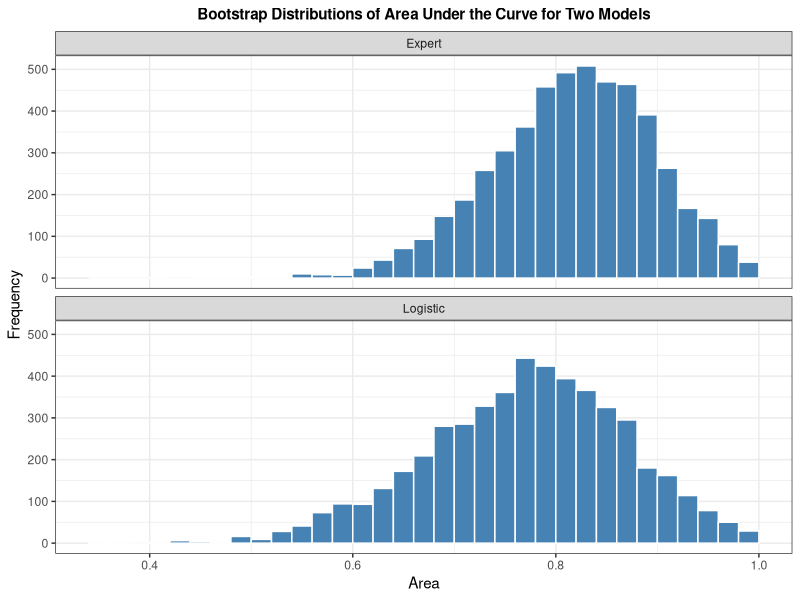
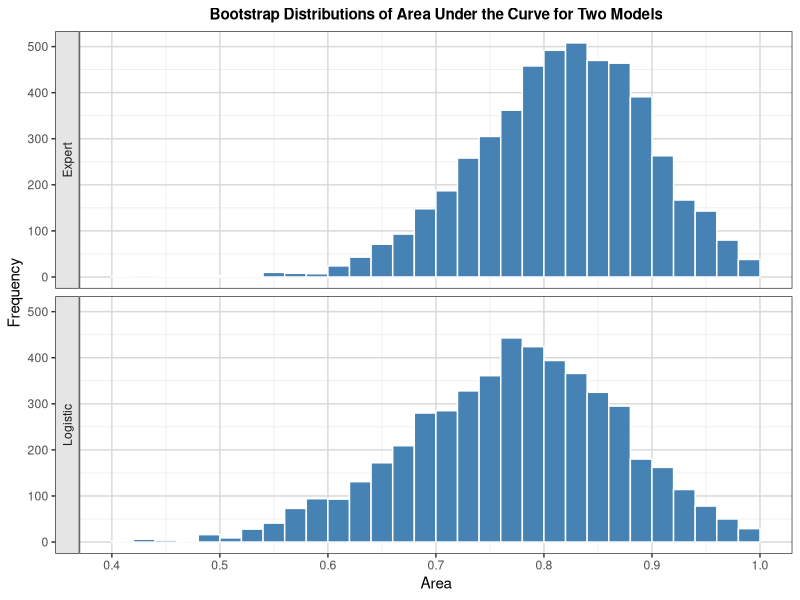

R code for these plots, in order:
# P097 Bootstrap ROC - R translation (attempt 2)
out <- Sys.getenv("OUT_DIR")
if (out == "") out <- getwd()
if (!dir.exists(out)) dir.create(out, recursive = TRUE, showWarnings = FALSE)
suppressPackageStartupMessages(library(ggplot2))

round_half_up <- function(x, digits = 0) {
  posneg <- sign(x); z <- abs(x) * 10^digits
  z <- floor(z + 0.5 + 1e-9)
  posneg * z / 10^digits
}
f3 <- function(x) sprintf("%.3f", round_half_up(x, 3))
f4 <- function(x) sprintf("%.4f", round_half_up(x, 4))
f1 <- function(x) sprintf("%.1f", round_half_up(x, 1))

cat("Building roc data...\n")
alb <- c(3.0,3.2,3.9,2.8, 3.2,0.9,2.5,1.6, 3.8,3.7,3.2,3.8, 4.1,3.6,4.3,3.6,
         2.3,4.2,4.0,3.5, 3.8,3.0,4.5,3.7, 3.1,4.1,4.3,4.3, 3.2,2.6,3.3,1.7,
         3.7,3.3,4.2,3.5, 2.9,2.1,2.8,4.0, 3.3,3.7,3.6)
tp  <- c(5.8,6.3,6.8,4.8, 5.8,4.0,5.7,5.6, 5.7,6.7,5.4,6.6, 6.6,5.7,7.0,6.7,
         4.4,7.6,6.6,5.8, 6.8,4.7,7.4,7.4, 6.6,8.2,7.0,6.5, 5.1,4.7,6.8,4.0,
         6.1,6.3,7.7,6.2, 5.7,4.8,6.2,7.0, 5.7,6.9,6.6)
tot_raw <- c(10,5,3,6, 3,5,8,5, 5,6,4,6, 5,5,4,4, 6,4,6,6, 7,8,5,5, 6,6,5,4,
             5,6,6,7, 5,7,6,5, 9,7,8,7, 6,5,5)
popind <- c(0,1,1,0, 1,0,0,1, 1,1,1,1, 1,1,1,0, 1,0,0,1, 1,0,1,1, 1,1,1,1,
            1,1,0,0, 1,1,1,1, 0,1,0,1, 1,1,1)
totscore <- 10 - tot_raw
roc <- data.frame(alb=alb, tp=tp, totscore=totscore, popind=popind)
n <- nrow(roc)
y01_init <- as.integer(roc$popind==0)
n1 <- sum(y01_init==1); n0 <- sum(y01_init==0)

cat("Fitting logistic model...\n")
fit <- glm(I(popind==0) ~ alb + tp + totscore, data=roc, family=binomial(link="logit"))
summ <- summary(fit)
est <- coef(fit); se <- summ$coefficients[,"Std. Error"]
wald_par <- (est/se)^2; p_par <- 1 - pchisq(wald_par, 1)
ll1 <- as.numeric(logLik(fit)); k1 <- length(est)
neg2ll1 <- -2*ll1; aic1 <- neg2ll1 + 2*k1; sc1 <- neg2ll1 + k1*log(n)
# intercept only
pbar <- n1/n
ll0 <- n1*log(pbar) + n0*log(1-pbar)
neg2ll0 <- -2*ll0; aic0 <- neg2ll0 + 2*1; sc0 <- neg2ll0 + 1*log(n)
# R-square
LRchi <- neg2ll0 - neg2ll1
Rsq <- 1 - exp(-LRchi/n)
maxRsq_denom <- 1 - exp(2*ll0/n)
maxRsq <- Rsq / maxRsq_denom
p_LR <- 1 - pchisq(LRchi, 3)
# Score test (null p0)
X2 <- cbind(roc$alb, roc$tp, roc$totscore)
w0 <- pbar*(1-pbar)
U2 <- t(X2) %*% (y01_init - pbar)  # 3x1
S22 <- w0 * (t(X2) %*% X2 - (t(X2) %*% matrix(1,n,1)) %*% (matrix(1,1,n) %*% X2)/n)
ScoreChi <- as.numeric(t(U2) %*% solve(S22) %*% U2)
p_Score <- 1 - pchisq(ScoreChi, 3)
# Wald global (slopes only)
b <- est[-1]; V <- vcov(fit)[-1,-1]
WaldChi <- as.numeric(t(b) %*% solve(V) %*% b)
p_Wald <- 1 - pchisq(WaldChi, 3)
# Odds ratios 90% CI
z90 <- qnorm(0.95)
OR <- exp(est[-1]); ORL <- exp(est[-1]-z90*se[-1]); ORU <- exp(est[-1]+z90*se[-1])
# Concordance
conc_stats <- function(y01, s) {
  pos <- s[y01==1]; neg <- s[y01==0]
  C <- 0; D <- 0; T <- 0
  for (a in pos) { C <- C + sum(a > neg); D <- D + sum(a < neg); T <- T + sum(a == neg) }
  pairs <- length(pos)*length(neg)
  list(C=C,D=D,T=T,pairs=pairs,pctC=100*C/pairs,pctD=100*D/pairs,pctT=100*T/pairs,
       somers=(C-D)/pairs, gamma=ifelse((C+D)>0,(C-D)/(C+D),NA),
       taua=(C-D)/(0.5*n*(n-1)), c=(C+0.5*T)/pairs)
}
LogiPred <- as.numeric(predict(fit, type="response"))
cs_init <- conc_stats(y01_init, LogiPred)

ExpertPred <- c(0.95,0.2,0.05,0.3,0.1,0.6,0.8,0.5,
                0.1,0.25,0.1,0.2,0.05,0.1,0.05,0.1,
                0.4,0.1,0.2,0.25,0.4,0.7,0.1,0.1,
                0.3,0.2,0.1,0.05,0.1,0.4,0.4,0.7,
                0.2,0.4,0.1,0.1,0.9,0.7,0.8,0.25,
                0.3,0.1,0.1)
Survival <- data.frame(popind=roc$popind, alb=roc$alb, tp=roc$tp,
                       totscore=roc$totscore, LogiPred=LogiPred, ExpertPred=ExpertPred)
y01 <- as.integer(Survival$popind==0)
auc_rank <- function(y, s) {
  r <- rank(s, ties.method="average"); n1l <- sum(y==1); n0l <- sum(y==0)
  (sum(r[y==1]) - n1l*(n1l+1)/2)/(n1l*n0l)
}
delong <- function(y, s) {
  pos <- s[y==1]; neg <- s[y==0]; m <- length(pos); nn <- length(neg)
  M <- outer(pos, neg, function(a,b) (a>b)+0.5*(a==b))
  auc <- mean(M); V10 <- rowMeans(M); V01 <- colMeans(M)
  S10 <- if (m>1) var(V10) else 0; S01 <- if (nn>1) var(V01) else 0
  list(auc=auc, se=sqrt(max(S10/m + S01/nn,0)))
}
dL <- delong(y01, Survival$LogiPred); dE <- delong(y01, Survival$ExpertPred)
rocAssoc <- data.frame(ROCModel=c("Expert","Logistic"),
  Area=c(dE$auc,dL$auc), StdErr=c(dE$se,dL$se),
  L90=c(dE$auc-z90*dE$se, dL$auc-z90*dL$se),
  U90=c(dE$auc+z90*dE$se, dL$auc+z90*dL$se))
cs_L <- conc_stats(y01, Survival$LogiPred); cs_E <- conc_stats(y01, Survival$ExpertPred)

x <- 0.73; xbar <- 0.8162; s <- 0.0801
z <- abs(xbar - x)/s; p <- 2*pnorm(-z)
Prob <- data.frame(x=x, xbar=xbar, s=s, z=z, p=p)

cat("Bootstrap 5000 resamples...\n")
NumSamples <- 5000; N <- nrow(Survival)
set.seed(12345)
sL <- Survival$LogiPred; sE <- Survival$ExpertPred
areas_L <- numeric(NumSamples); areas_E <- numeric(NumSamples)
for (b in 1:NumSamples) {
  idx <- sample.int(N, N, replace=TRUE); yb <- y01[idx]
  if (length(unique(yb)) < 2) { areas_L[b] <- NA_real_; areas_E[b] <- NA_real_ }
  else { areas_L[b] <- auc_rank(yb, sL[idx]); areas_E[b] <- auc_rank(yb, sE[idx]) }
}
ROCEst <- data.frame(Replicate=rep(seq_len(NumSamples),2),
  ROCModel=rep(c("Expert","Logistic"), each=NumSamples), Area=c(areas_E, areas_L))
qfun <- function(v, pr) as.numeric(quantile(v, probs=pr, na.rm=TRUE, type=2))
summ_list <- lapply(split(ROCEst$Area, ROCEst$ROCModel), function(v) {
  v <- v[!is.na(v)]
  c(N=length(v), Mean=mean(v), Std=sd(v), P5=qfun(v,0.05), P95=qfun(v,0.95),
    P10=qfun(v,0.10), P90=qfun(v,0.90), P25=qfun(v,0.25), P75=qfun(v,0.75),
    P2_5=qfun(v,0.025), P97_5=qfun(v,0.975))
})
Means <- data.frame(ROCModel=names(summ_list), N=sapply(summ_list,function(x)x[["N"]]),
  Mean=sapply(summ_list,function(x)x[["Mean"]]), Std=sapply(summ_list,function(x)x[["Std"]]),
  P5=sapply(summ_list,function(x)x[["P5"]]), P95=sapply(summ_list,function(x)x[["P95"]]),
  P10=sapply(summ_list,function(x)x[["P10"]]), P90=sapply(summ_list,function(x)x[["P90"]]),
  P25=sapply(summ_list,function(x)x[["P25"]]), P75=sapply(summ_list,function(x)x[["P75"]]),
  stringsAsFactors=FALSE)
WidePctls <- data.frame(ROCModel=names(summ_list),
  Mean=sapply(summ_list,function(x)x[["Mean"]]), Std=sapply(summ_list,function(x)x[["Std"]]),
  P_2_5=sapply(summ_list,function(x)x[["P2_5"]]), P_97_5=sapply(summ_list,function(x)x[["P97_5"]]),
  stringsAsFactors=FALSE)

cat("Writing datasets...\n")
write.csv(Survival, file.path(out,"Survival.csv"), row.names=FALSE, na="")
write.csv(ROCEst, file.path(out,"ROCEst.csv"), row.names=FALSE, na="")
write.csv(ROCEst, file.path(out,"histogram.csv"), row.names=FALSE, na="")
write.csv(ROCEst, file.path(out,"sgpanel.csv"), row.names=FALSE, na="")
write.csv(Prob, file.path(out,"Prob.csv"), row.names=FALSE, na="")
write.csv(Means, file.path(out,"Means.csv"), row.names=FALSE, na="")
write.csv(WidePctls, file.path(out,"WidePctls.csv"), row.names=FALSE, na="")
write.csv(rocAssoc, file.path(out,"ROCAssociation.csv"), row.names=FALSE, na="")
P097_body <- merge(Means, WidePctls[,c("ROCModel","P_2_5","P_97_5")], by="ROCModel")
write.csv(P097_body, file.path(out,"P097.csv"), row.names=FALSE, na="")

# Text rendering with SAS formatting
pnames <- c("Intercept","alb","tp","totscore")
txtfile <- file.path(out,"P097.txt"); lstfile <- file.path(out,"P097.lst.txt")
sink(lstfile)
cat("P097 Bootstrap ROC\n")
cat("Discrimination, accuracy, and stability in binary classifiers\n\n")
cat("PROC LOGISTIC data=roc plots=roc(id=prob)\n")
cat("Model: popind(event='0') = alb tp totscore\n\n")
cat("Number of Observations Read 43\n")
cat("Number of Observations Used 43\n")
cat("Response Profile: Ordered Value 1 popind 1 Total Frequency 31\n")
cat("Response Profile: Ordered Value 2 popind 0 Total Frequency 12\n")
cat("Probability modeled is popind=0\n\n")
cat("Model Fit Statistics\n")
cat("Criterion          Intercept Only    Intercept and Covariates\n")
cat(sprintf("AIC                  %s               %s\n", f3(aic0), f3(aic1)))
cat(sprintf("SC                   %s               %s\n", f3(sc0), f3(sc1)))
cat(sprintf("-2 Log L             %s               %s\n", f3(neg2ll0), f3(neg2ll1)))
cat("\nR-Square and Max-rescaled R-Square\n")
cat(sprintf("R-Square %s  Max-rescaled R-Square %s\n", f4(Rsq), f4(maxRsq)))
cat("\nTesting Global Null Hypothesis: BETA=0\n")
cat("Test                 DF    Chi-Square    Pr > ChiSq\n")
cat(sprintf("Likelihood Ratio      3      %s        %s\n", f4(LRchi), f4(p_LR)))
cat(sprintf("Score                 3      %s        %s\n", f4(ScoreChi), f4(p_Score)))
cat(sprintf("Wald                  3      %s        %s\n", f4(WaldChi), f4(p_Wald)))
cat("\nType 3 Analysis of Effects\n")
cat("Effect      DF    Wald Chi-Square    Pr > ChiSq\n")
for (nm in c("alb","tp","totscore")) {
  i <- match(nm, pnames); cat(sprintf("%-8s     1       %s            %s\n", nm, f4(wald_par[i]), f4(p_par[i])))
}
cat("\nAnalysis of Maximum Likelihood Estimates\n")
cat("Parameter    DF    Estimate    StdErr    WaldChiSq    Pr > ChiSq\n")
for (i in seq_along(est)) {
  cat(sprintf("%-9s     %d    %s    %s      %s       %s\n", pnames[i], 1, f4(est[i]), f4(se[i]), f4(wald_par[i]), f4(p_par[i])))
}
cat("\nOdds Ratio Estimates (90% Wald Confidence Limits, alpha=0.1)\n")
cat("Effect     Point Estimate    90% Lower    90% Upper\n")
for (nm in c("alb","tp","totscore")) {
  cat(sprintf("%-8s      %s          %s        %s\n", nm, f3(OR[nm]), f3(ORL[nm]), f3(ORU[nm])))
}
cat("\nAssociation of Predicted Probabilities and Observed Responses\n")
cat(sprintf("Percent Concordant    %s  Somers D %s\n", f1(cs_init$pctC), f4(cs_init$somers)))
cat(sprintf("Percent Discordant    %s  Gamma    %s\n", f1(cs_init$pctD), f4(cs_init$gamma)))
cat(sprintf("Percent Tied          %s  Tau-a    %s\n", f1(cs_init$pctT), f4(cs_init$taua)))
cat(sprintf("Pairs            %d  c        %s\n", cs_init$pairs, f4(cs_init$c)))
cat(sprintf("Concordant %d Discordant %d Tied %d\n", cs_init$C, cs_init$D, cs_init$T))
cat("\nPROC LOGISTIC data=Survival alpha=0.1 nofit ROCOverlay ROCAssociation\n")
cat("ROC Association (Mann-Whitney, 90% Wald Confidence Limits)\n")
cat("ROCModel   Area    StdErr  90% Lower  90% Upper  SomersD  Gamma  Tau-a  c\n")
for (i in seq_len(nrow(rocAssoc))) {
  cs <- if (rocAssoc$ROCModel[i]=="Logistic") cs_L else cs_E
  cat(sprintf("%-8s  %s  %s    %s     %s   %s  %s  %s  %s\n",
    rocAssoc$ROCModel[i], f4(rocAssoc$Area[i]), f4(rocAssoc$StdErr[i]),
    f4(rocAssoc$L90[i]), f4(rocAssoc$U90[i]),
    f4(2*rocAssoc$Area[i]-1), f4(cs$gamma), f4(cs$taua), f4(rocAssoc$Area[i])))
}
cat("\nROC Contrast Estimation and Test (Logistic - Expert)\n")
diffA <- dL$auc - dE$auc; seD <- sqrt(dL$se^2 + dE$se^2)
cat(sprintf("Estimate %s StdErr %s 90%% Lower %s 90%% Upper %s\n", f4(diffA), f4(seD), f4(diffA-z90*seD), f4(diffA+z90*seD)))
chiC <- (diffA/seD)^2
cat(sprintf("ROC Contrast Chi-Square %s DF 1 Pr > ChiSq %s\n", f4(chiC), f4(1-pchisq(chiC,1))))
cat("\nData Prob  x xbar s z p\n")
cat(sprintf("x=%s xbar=%s s=%s z=%s p=%s\n", f4(x), f4(xbar), f4(s), f4(z), f4(p)))
cat(sprintf("x=%.2f xbar=%.4f s=%.4f z=%.4f p=%.4f\n", x, xbar, s, z, p))
cat("\nBootstrap Distributions of Area Under the Curve for Two Models\n")
cat("NumSamples 5000 seed 12345 samprate 1 method urs\n")
cat("PROC MEANS Mean Std P5 P95 P10 P90 P25 P75 ndec=4\n")
cat("ROCModel      N     Mean    Std     P5      P95     P10     P90     P25     P75\n")
for (i in seq_len(nrow(Means))) {
  cat(sprintf("%-8s %5d  %s %s  %s  %s  %s  %s  %s  %s\n",
    Means$ROCModel[i], Means$N[i], f4(Means$Mean[i]), f4(Means$Std[i]),
    f4(Means$P5[i]), f4(Means$P95[i]), f4(Means$P10[i]), f4(Means$P90[i]), f4(Means$P25[i]), f4(Means$P75[i])))
}
cat("\nPROC UNIVARIATE output WidePctls pctlpts=2.5 97.5 mean std\n")
cat("ROCModel  BootMean BootStdErr  95% Lower CL  95% Upper CL\n")
for (i in seq_len(nrow(WidePctls))) {
  cat(sprintf("%-8s  %s   %s     %s       %s\n",
    WidePctls$ROCModel[i], f4(WidePctls$Mean[i]), f4(WidePctls$Std[i]),
    f4(WidePctls$P_2_5[i]), f4(WidePctls$P_97_5[i])))
  cat(sprintf("%-8s  %s   %s     %s       %s (6.4 format)\n",
    WidePctls$ROCModel[i], sprintf("%6.4f",round_half_up(WidePctls$Mean[i],4)),
    sprintf("%6.4f",round_half_up(WidePctls$Std[i],4)),
    sprintf("%6.4f",round_half_up(WidePctls$P_2_5[i],4)),
    sprintf("%6.4f",round_half_up(WidePctls$P_97_5[i],4))))
}
cat("\nNote: Histograms of bootstrap Area by ROCModel in histogram.png and sgpanel.png\n")
sink()
file.copy(lstfile, txtfile, overwrite=TRUE)

cat("Creating figures...\n")
p_hist <- ggplot(ROCEst, aes(x=Area)) +
  geom_histogram(binwidth=0.02, fill="steelblue", color="white", boundary=0) +
  facet_wrap(~ ROCModel, ncol=1) +
  labs(title="Bootstrap Distributions of Area Under the Curve for Two Models", x="Area", y="Frequency") +
  theme_bw() + theme(plot.title=element_text(size=11, face="bold", hjust=0.5))
ggsave(file.path(out,"histogram.png"), p_hist, width=6.4, height=4.81, dpi=100)
file.copy(file.path(out,"histogram.png"), file.path(out,"Histogram.png"), overwrite=TRUE)
p_sg <- ggplot(ROCEst, aes(x=Area)) +
  geom_histogram(binwidth=0.02, fill="steelblue", color="white", boundary=0) +
  facet_grid(ROCModel ~ ., switch="y") +
  scale_x_continuous(limits=c(0.4,1), breaks=seq(0.4,1,0.1)) +
  labs(title="Bootstrap Distributions of Area Under the Curve for Two Models", x="Area", y="Frequency") +
  theme_bw() + theme(plot.title=element_text(size=11, face="bold", hjust=0.5),
    panel.grid.major=element_line(color="grey85"), panel.grid.minor=element_line(color="grey92"),
    strip.background=element_rect(fill="grey90"))
ggsave(file.path(out,"sgpanel.png"), p_sg, width=6.4, height=4.81, dpi=100)
file.copy(file.path(out,"sgpanel.png"), file.path(out,"SGPanel.png"), overwrite=TRUE)
cat("Done.\n")
